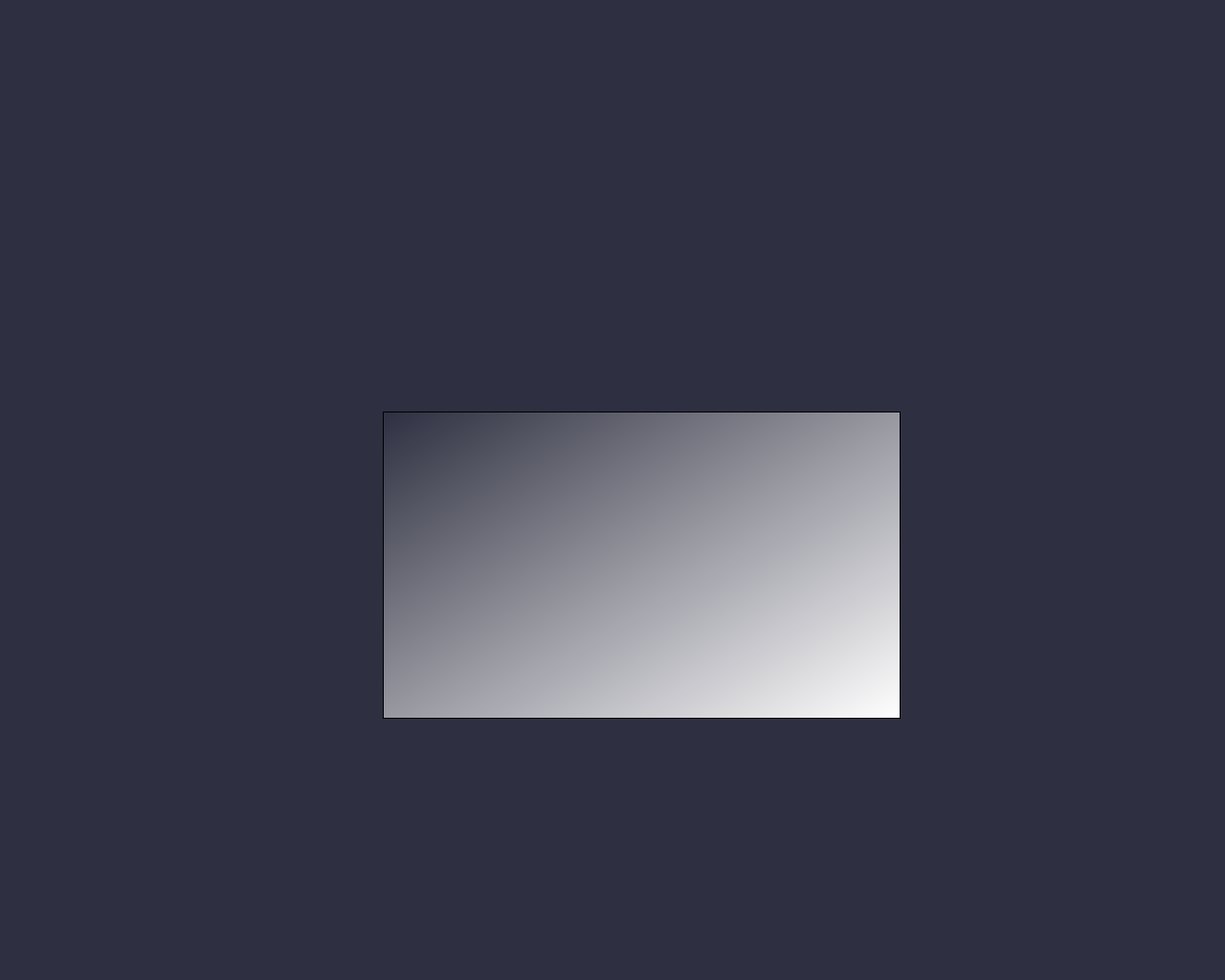
<?xml version="1.0" encoding="UTF-8"?>
<ui version="4.0">
 <class>window_2</class>
 <widget class="QWidget" name="window_2">
  <property name="geometry">
   <rect>
    <x>0</x>
    <y>0</y>
    <width>1280</width>
    <height>1024</height>
   </rect>
  </property>
  <property name="font">
   <font>
    <family>Cantarell</family>
   </font>
  </property>
  <property name="windowTitle">
   <string>Form</string>
  </property>
  <property name="styleSheet">
   <string notr="true">background-color: rgb(46, 47, 64);</string>
  </property>
  <widget class="QWidget" name="verticalLayoutWidget_2">
   <property name="geometry">
    <rect>
     <x>9</x>
     <y>7</y>
     <width>1261</width>
     <height>231</height>
    </rect>
   </property>
   <layout class="QVBoxLayout" name="verticalLayout_6"/>
  </widget>
  <widget class="QWidget" name="verticalLayoutWidget">
   <property name="geometry">
    <rect>
     <x>400</x>
     <y>430</y>
     <width>541</width>
     <height>321</height>
    </rect>
   </property>
   <layout class="QVBoxLayout" name="verticalLayout_5">
    <item>
     <widget class="QTableWidget" name="tableWidget">
      <property name="palette">
       <palette>
        <active>
         <colorrole role="WindowText">
          <brush brushstyle="SolidPattern">
           <color alpha="255">
            <red>255</red>
            <green>255</green>
            <blue>255</blue>
           </color>
          </brush>
         </colorrole>
         <colorrole role="Button">
          <brush brushstyle="SolidPattern">
           <color alpha="255">
            <red>85</red>
            <green>87</green>
            <blue>83</blue>
           </color>
          </brush>
         </colorrole>
         <colorrole role="Light">
          <brush brushstyle="SolidPattern">
           <color alpha="255">
            <red>127</red>
            <green>131</green>
            <blue>124</blue>
           </color>
          </brush>
         </colorrole>
         <colorrole role="Midlight">
          <brush brushstyle="SolidPattern">
           <color alpha="255">
            <red>106</red>
            <green>109</green>
            <blue>103</blue>
           </color>
          </brush>
         </colorrole>
         <colorrole role="Dark">
          <brush brushstyle="SolidPattern">
           <color alpha="255">
            <red>42</red>
            <green>43</green>
            <blue>41</blue>
           </color>
          </brush>
         </colorrole>
         <colorrole role="Mid">
          <brush brushstyle="SolidPattern">
           <color alpha="255">
            <red>56</red>
            <green>58</green>
            <blue>55</blue>
           </color>
          </brush>
         </colorrole>
         <colorrole role="Text">
          <brush brushstyle="SolidPattern">
           <color alpha="255">
            <red>255</red>
            <green>255</green>
            <blue>255</blue>
           </color>
          </brush>
         </colorrole>
         <colorrole role="BrightText">
          <brush brushstyle="SolidPattern">
           <color alpha="255">
            <red>255</red>
            <green>255</green>
            <blue>255</blue>
           </color>
          </brush>
         </colorrole>
         <colorrole role="ButtonText">
          <brush brushstyle="SolidPattern">
           <color alpha="255">
            <red>255</red>
            <green>255</green>
            <blue>255</blue>
           </color>
          </brush>
         </colorrole>
         <colorrole role="Base">
          <brush brushstyle="SolidPattern">
           <color alpha="255">
            <red>0</red>
            <green>0</green>
            <blue>0</blue>
           </color>
          </brush>
         </colorrole>
         <colorrole role="Window">
          <brush brushstyle="SolidPattern">
           <color alpha="255">
            <red>85</red>
            <green>87</green>
            <blue>83</blue>
           </color>
          </brush>
         </colorrole>
         <colorrole role="Shadow">
          <brush brushstyle="SolidPattern">
           <color alpha="255">
            <red>0</red>
            <green>0</green>
            <blue>0</blue>
           </color>
          </brush>
         </colorrole>
         <colorrole role="AlternateBase">
          <brush brushstyle="SolidPattern">
           <color alpha="255">
            <red>42</red>
            <green>43</green>
            <blue>41</blue>
           </color>
          </brush>
         </colorrole>
         <colorrole role="ToolTipBase">
          <brush brushstyle="SolidPattern">
           <color alpha="255">
            <red>255</red>
            <green>255</green>
            <blue>220</blue>
           </color>
          </brush>
         </colorrole>
         <colorrole role="ToolTipText">
          <brush brushstyle="SolidPattern">
           <color alpha="255">
            <red>0</red>
            <green>0</green>
            <blue>0</blue>
           </color>
          </brush>
         </colorrole>
         <colorrole role="PlaceholderText">
          <brush brushstyle="SolidPattern">
           <color alpha="128">
            <red>255</red>
            <green>255</green>
            <blue>255</blue>
           </color>
          </brush>
         </colorrole>
        </active>
        <inactive>
         <colorrole role="WindowText">
          <brush brushstyle="SolidPattern">
           <color alpha="255">
            <red>255</red>
            <green>255</green>
            <blue>255</blue>
           </color>
          </brush>
         </colorrole>
         <colorrole role="Button">
          <brush brushstyle="SolidPattern">
           <color alpha="255">
            <red>85</red>
            <green>87</green>
            <blue>83</blue>
           </color>
          </brush>
         </colorrole>
         <colorrole role="Light">
          <brush brushstyle="SolidPattern">
           <color alpha="255">
            <red>127</red>
            <green>131</green>
            <blue>124</blue>
           </color>
          </brush>
         </colorrole>
         <colorrole role="Midlight">
          <brush brushstyle="SolidPattern">
           <color alpha="255">
            <red>106</red>
            <green>109</green>
            <blue>103</blue>
           </color>
          </brush>
         </colorrole>
         <colorrole role="Dark">
          <brush brushstyle="SolidPattern">
           <color alpha="255">
            <red>42</red>
            <green>43</green>
            <blue>41</blue>
           </color>
          </brush>
         </colorrole>
         <colorrole role="Mid">
          <brush brushstyle="SolidPattern">
           <color alpha="255">
            <red>56</red>
            <green>58</green>
            <blue>55</blue>
           </color>
          </brush>
         </colorrole>
         <colorrole role="Text">
          <brush brushstyle="SolidPattern">
           <color alpha="255">
            <red>255</red>
            <green>255</green>
            <blue>255</blue>
           </color>
          </brush>
         </colorrole>
         <colorrole role="BrightText">
          <brush brushstyle="SolidPattern">
           <color alpha="255">
            <red>255</red>
            <green>255</green>
            <blue>255</blue>
           </color>
          </brush>
         </colorrole>
         <colorrole role="ButtonText">
          <brush brushstyle="SolidPattern">
           <color alpha="255">
            <red>255</red>
            <green>255</green>
            <blue>255</blue>
           </color>
          </brush>
         </colorrole>
         <colorrole role="Base">
          <brush brushstyle="SolidPattern">
           <color alpha="255">
            <red>0</red>
            <green>0</green>
            <blue>0</blue>
           </color>
          </brush>
         </colorrole>
         <colorrole role="Window">
          <brush brushstyle="SolidPattern">
           <color alpha="255">
            <red>85</red>
            <green>87</green>
            <blue>83</blue>
           </color>
          </brush>
         </colorrole>
         <colorrole role="Shadow">
          <brush brushstyle="SolidPattern">
           <color alpha="255">
            <red>0</red>
            <green>0</green>
            <blue>0</blue>
           </color>
          </brush>
         </colorrole>
         <colorrole role="AlternateBase">
          <brush brushstyle="SolidPattern">
           <color alpha="255">
            <red>42</red>
            <green>43</green>
            <blue>41</blue>
           </color>
          </brush>
         </colorrole>
         <colorrole role="ToolTipBase">
          <brush brushstyle="SolidPattern">
           <color alpha="255">
            <red>255</red>
            <green>255</green>
            <blue>220</blue>
           </color>
          </brush>
         </colorrole>
         <colorrole role="ToolTipText">
          <brush brushstyle="SolidPattern">
           <color alpha="255">
            <red>0</red>
            <green>0</green>
            <blue>0</blue>
           </color>
          </brush>
         </colorrole>
         <colorrole role="PlaceholderText">
          <brush brushstyle="SolidPattern">
           <color alpha="128">
            <red>255</red>
            <green>255</green>
            <blue>255</blue>
           </color>
          </brush>
         </colorrole>
        </inactive>
        <disabled>
         <colorrole role="WindowText">
          <brush brushstyle="SolidPattern">
           <color alpha="255">
            <red>42</red>
            <green>43</green>
            <blue>41</blue>
           </color>
          </brush>
         </colorrole>
         <colorrole role="Button">
          <brush brushstyle="SolidPattern">
           <color alpha="255">
            <red>85</red>
            <green>87</green>
            <blue>83</blue>
           </color>
          </brush>
         </colorrole>
         <colorrole role="Light">
          <brush brushstyle="SolidPattern">
           <color alpha="255">
            <red>127</red>
            <green>131</green>
            <blue>124</blue>
           </color>
          </brush>
         </colorrole>
         <colorrole role="Midlight">
          <brush brushstyle="SolidPattern">
           <color alpha="255">
            <red>106</red>
            <green>109</green>
            <blue>103</blue>
           </color>
          </brush>
         </colorrole>
         <colorrole role="Dark">
          <brush brushstyle="SolidPattern">
           <color alpha="255">
            <red>42</red>
            <green>43</green>
            <blue>41</blue>
           </color>
          </brush>
         </colorrole>
         <colorrole role="Mid">
          <brush brushstyle="SolidPattern">
           <color alpha="255">
            <red>56</red>
            <green>58</green>
            <blue>55</blue>
           </color>
          </brush>
         </colorrole>
         <colorrole role="Text">
          <brush brushstyle="SolidPattern">
           <color alpha="255">
            <red>42</red>
            <green>43</green>
            <blue>41</blue>
           </color>
          </brush>
         </colorrole>
         <colorrole role="BrightText">
          <brush brushstyle="SolidPattern">
           <color alpha="255">
            <red>255</red>
            <green>255</green>
            <blue>255</blue>
           </color>
          </brush>
         </colorrole>
         <colorrole role="ButtonText">
          <brush brushstyle="SolidPattern">
           <color alpha="255">
            <red>42</red>
            <green>43</green>
            <blue>41</blue>
           </color>
          </brush>
         </colorrole>
         <colorrole role="Base">
          <brush brushstyle="SolidPattern">
           <color alpha="255">
            <red>85</red>
            <green>87</green>
            <blue>83</blue>
           </color>
          </brush>
         </colorrole>
         <colorrole role="Window">
          <brush brushstyle="SolidPattern">
           <color alpha="255">
            <red>85</red>
            <green>87</green>
            <blue>83</blue>
           </color>
          </brush>
         </colorrole>
         <colorrole role="Shadow">
          <brush brushstyle="SolidPattern">
           <color alpha="255">
            <red>0</red>
            <green>0</green>
            <blue>0</blue>
           </color>
          </brush>
         </colorrole>
         <colorrole role="AlternateBase">
          <brush brushstyle="SolidPattern">
           <color alpha="255">
            <red>85</red>
            <green>87</green>
            <blue>83</blue>
           </color>
          </brush>
         </colorrole>
         <colorrole role="ToolTipBase">
          <brush brushstyle="SolidPattern">
           <color alpha="255">
            <red>255</red>
            <green>255</green>
            <blue>220</blue>
           </color>
          </brush>
         </colorrole>
         <colorrole role="ToolTipText">
          <brush brushstyle="SolidPattern">
           <color alpha="255">
            <red>0</red>
            <green>0</green>
            <blue>0</blue>
           </color>
          </brush>
         </colorrole>
         <colorrole role="PlaceholderText">
          <brush brushstyle="SolidPattern">
           <color alpha="128">
            <red>255</red>
            <green>255</green>
            <blue>255</blue>
           </color>
          </brush>
         </colorrole>
        </disabled>
       </palette>
      </property>
      <property name="font">
       <font>
        <pointsize>14</pointsize>
       </font>
      </property>
      <property name="styleSheet">
       <string notr="true">
background-color: qlineargradient(spread:pad, x1:0, y1:0, x2:1, y2:1, stop:0 rgba(46, 47, 64, 249), stop:1 rgba(255, 255, 255, 255));</string>
      </property>
      <property name="alternatingRowColors">
       <bool>false</bool>
      </property>
      <attribute name="horizontalHeaderDefaultSectionSize">
       <number>140</number>
      </attribute>
      <attribute name="verticalHeaderVisible">
       <bool>false</bool>
      </attribute>
      <attribute name="verticalHeaderDefaultSectionSize">
       <number>60</number>
      </attribute>
     </widget>
    </item>
   </layout>
  </widget>
 </widget>
 <resources/>
 <connections/>
</ui>
